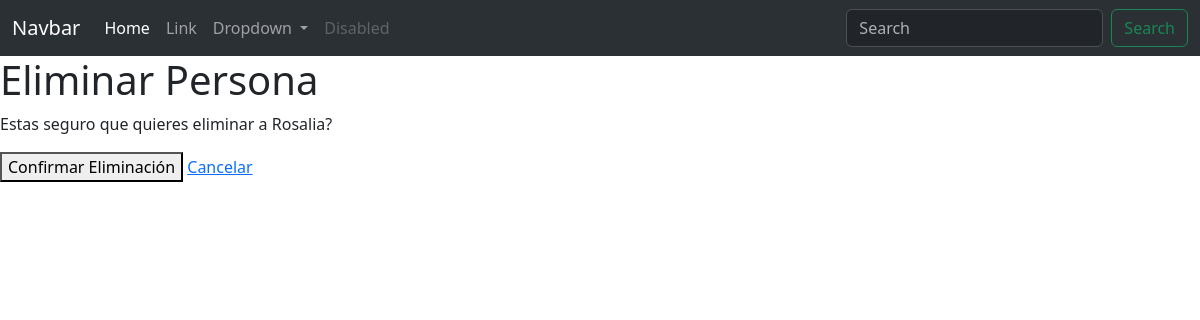
Before: /persona/eliminar/2/ (signed in) with the older database file.
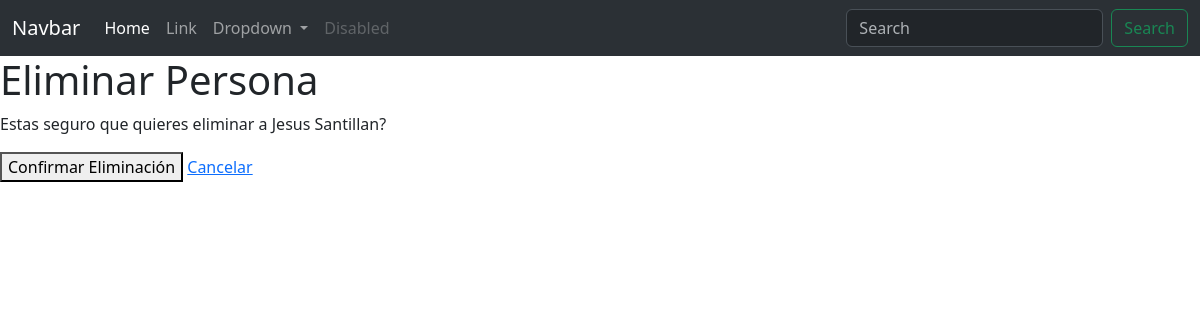
After: the same page with the newer database file.
### persona/models.py (models this page shows, shortened)
class Persona(models.Model):
    nombre = models.CharField(verbose_name= "Nombre Completo", max_length=50)
    edad = models.IntegerField(verbose_name= "Edad")
    email = models.EmailField(verbose_name="Correo Electronico", max_length=254)
    class Meta:
        verbose_name = ("Persona")
        verbose_name_plural = ("Personas")
    '''def get_absolute_url(self):
        return reverse("Persona_detail", kwargs={"pk": self.pk})'''

### persona/views.py (the view)
class PersonaDeleteView(LoginRequiredMixin, DeleteView):
    model = Persona
    template_name = "persona/eliminar.html"
    context_object_name = "persona"
    success_url = reverse_lazy('persona:lista')
    def get_context_data(self, **kwargs):
        context = super().get_context_data(**kwargs)
        context['object'] = self.get_object()
        return context

### templates/persona/eliminar.html (shortened to what this page needs)
{% extends 'base.html' %}
{% block content %}
    <h1>Eliminar Persona</h1>
    <p>Estas seguro que quieres eliminar a {{ persona.nombre }}?</p>
    <form method="post">
        <button type="submit">Confirmar Eliminación</button>
        <a href="{% url 'persona:lista' %}">Cancelar</a>
    </form>
{% endblock content %}

Changed rows visible on the page:
changed Persona: nombre "Rosalia" → "Jesus Santillan"
